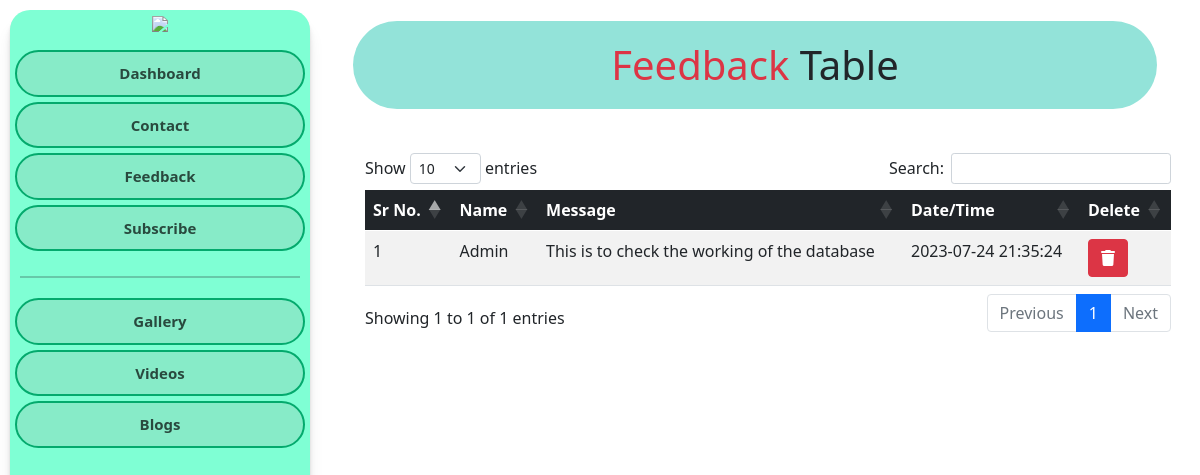
Page /dash-feedback.php on the committed database.
### tables this page shows
CREATE TABLE `feedback` (
  `id` int(11) NOT NULL,
  `name` varchar(100) NOT NULL,
  `message` text NOT NULL,
  `curdate` datetime NOT NULL
);

### dash-feedback.php (the view, shortened to what this page needs)
<?php
include 'adminheader.php';
?>
<div class="main">
<div class="header-area text-center mt-3">
    <h1><span class="text-danger">Feedback</span> Table</h1>
</div>
<div class="table-area container mt-5">
<table id="example" class="table table-striped" style="width:100%">
  <thead class="table-dark">
  <tr >
        <th>Sr No.</th>
        <th>Name</th>
        <th>Message</th>
        <th>Date/Time</th>
        <th>Delete</th>
    </tr>
  </thead>
  <tbody>
    <?php
    $c=1;
    $q="select * from feedback";
    $res=mysqli_query($con,$q);
    while($row=mysqli_fetch_array($res))
    {
        echo "<tr>
        <td>".$c."</td>
        <td>".$row['name']."</td>
        <td>".$row['message']."</td>
        <td>".$row['curdate']."</td>
        <td>
          <form action='' method='post'>
            <input type='hidden' value=".$row['id']." name='id' />
            <button name='btndel' type='submit' class='btn btn-danger'><i class='fa-solid fa-trash' title=".$row['id']."></i></button>
          </form>
        </td>
        </tr>";
        $c++;
    }
    ?>
  </tbody>
</table>
</div>
</div>
</body>
</html>

### admin-style.css (style rules this page uses)
body { margin: 0; padding: 0; box-sizing: border-box; }
.header-area { position: fixed; width: 67%; }
h1 { background: #93e3d9; padding: 20px; border-radius: 50px; width: 100%; position: relative; align-items: center; justify-content: center; }
.main { margin-left: 29%; position: absolute; overflow: auto; width: 70%; padding: 5px; z-index: -1000; }
.table-area { padding-top: 100px; }

### rows in the picture
feedback: name "Admin", message "This is to check the working of the database", curdate "2023-07-24 21:35:24"
